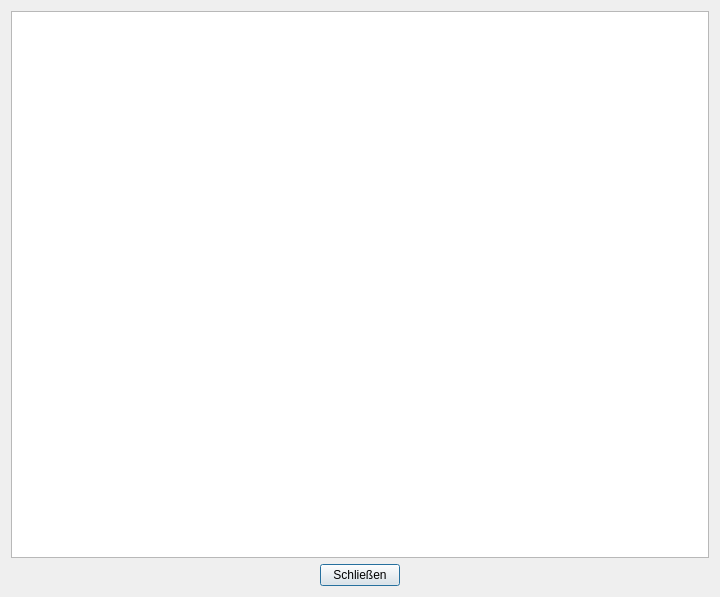
<?xml version="1.0" encoding="UTF-8"?>
<ui version="4.0">
 <class>HelpWindow</class>
 <widget class="QDialog" name="HelpWindow">
  <property name="geometry">
   <rect>
    <x>0</x>
    <y>0</y>
    <width>720</width>
    <height>597</height>
   </rect>
  </property>
  <property name="windowTitle">
   <string>picture show 2 - Hilfe</string>
  </property>
  <layout class="QVBoxLayout" name="verticalLayout">
   <item>
    <widget class="QTextBrowser" name="textBrowser"/>
   </item>
   <item>
    <widget class="QFrame" name="frame_2">
     <property name="frameShape">
      <enum>QFrame::NoFrame</enum>
     </property>
     <property name="frameShadow">
      <enum>QFrame::Raised</enum>
     </property>
     <layout class="QHBoxLayout" name="horizontalLayout">
      <property name="leftMargin">
       <number>0</number>
      </property>
      <property name="topMargin">
       <number>0</number>
      </property>
      <property name="rightMargin">
       <number>0</number>
      </property>
      <property name="bottomMargin">
       <number>0</number>
      </property>
      <item>
       <spacer name="horizontalSpacer">
        <property name="orientation">
         <enum>Qt::Horizontal</enum>
        </property>
        <property name="sizeHint" stdset="0">
         <size>
          <width>40</width>
          <height>20</height>
         </size>
        </property>
       </spacer>
      </item>
      <item>
       <widget class="QPushButton" name="pushButton">
        <property name="text">
         <string>Schließen</string>
        </property>
       </widget>
      </item>
      <item>
       <spacer name="horizontalSpacer_2">
        <property name="orientation">
         <enum>Qt::Horizontal</enum>
        </property>
        <property name="sizeHint" stdset="0">
         <size>
          <width>40</width>
          <height>20</height>
         </size>
        </property>
       </spacer>
      </item>
     </layout>
    </widget>
   </item>
  </layout>
 </widget>
 <resources/>
 <connections>
  <connection>
   <sender>pushButton</sender>
   <signal>clicked()</signal>
   <receiver>HelpWindow</receiver>
   <slot>close()</slot>
   <hints>
    <hint type="sourcelabel">
     <x>349</x>
     <y>406</y>
    </hint>
    <hint type="destinationlabel">
     <x>349</x>
     <y>213</y>
    </hint>
   </hints>
  </connection>
 </connections>
</ui>
